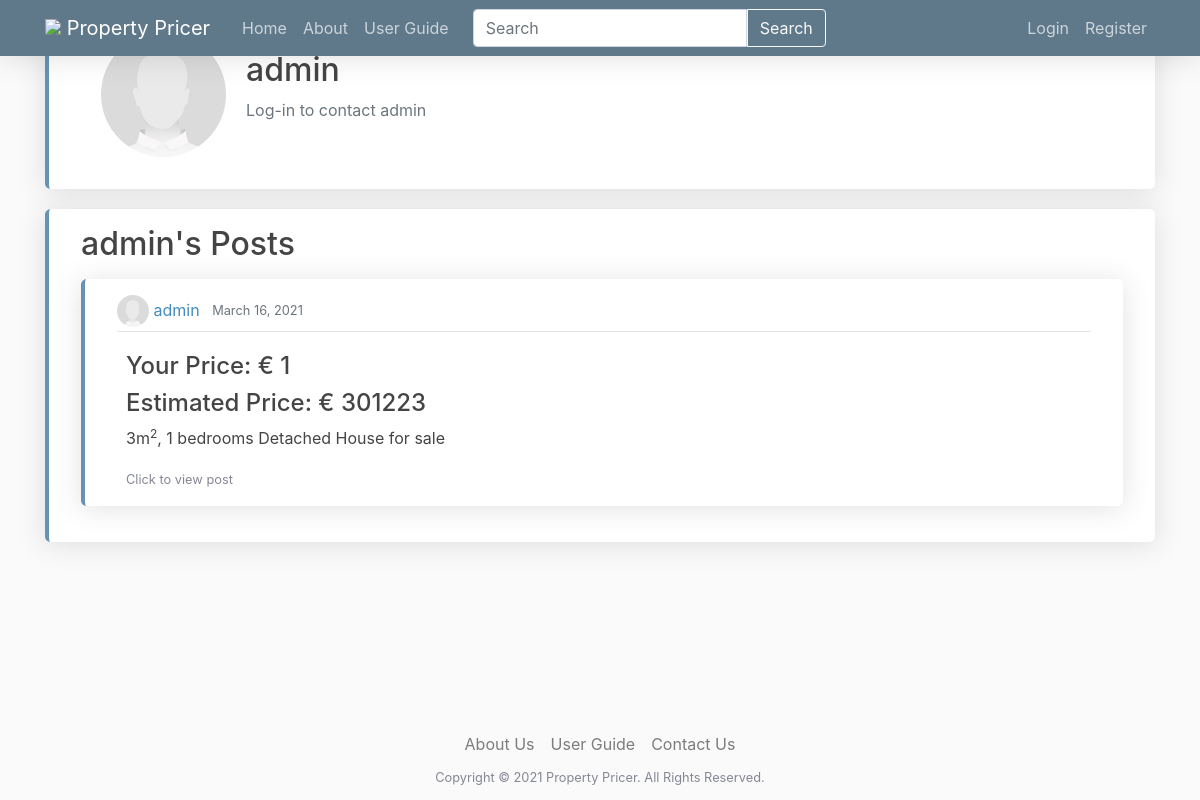
The app's page /user/admin, older data.
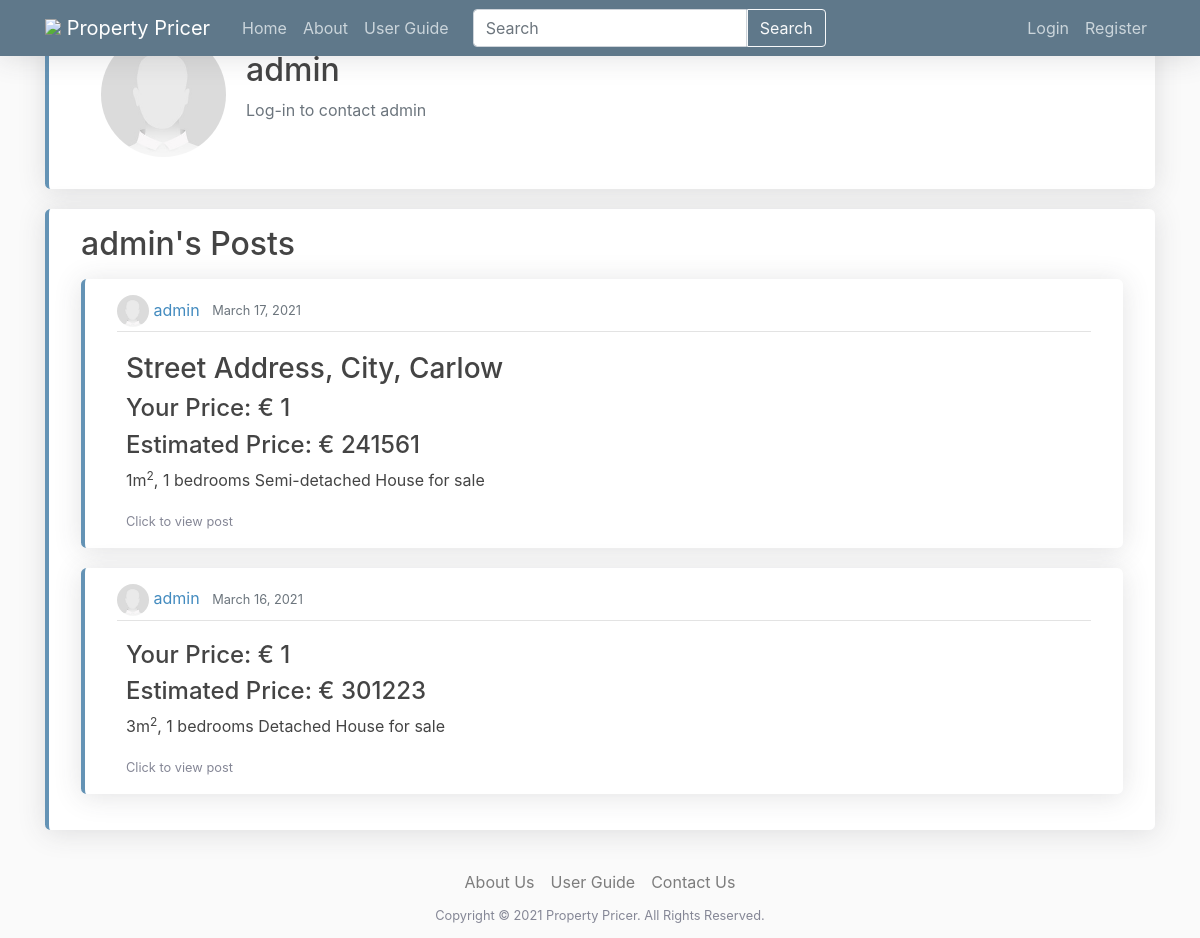
The same page, newer data.
### userpages/models.py (models this page shows, shortened)
class Profile(models.Model):
    user = models.OneToOneField(User, on_delete=models.CASCADE)
    image = models.ImageField(default='default.jpg', upload_to='profile_pics')

### webpages/models.py (models this page shows, shortened)
class Post(models.Model):
    property_description = models.TextField(null=True, blank=True)
    address_line_1 = models.CharField(max_length=255, verbose_name="Street address")
    address_line_2 = models.CharField(max_length=255, null=True, blank=True, verbose_name="District or Townland")
    city = models.CharField(max_length=128, default='', verbose_name="City or town")
    county = models.CharField(max_length=128, default='', choices=COUNTY_CHOICES)
    floor_plan = models.ImageField(upload_to="floor_plan", null=True, blank=True)
    property_type = models.CharField(max_length=128, default='',
                                     choices=PROPERTY_TYPE_CHOICES)
    number_of_bedrooms = models.PositiveIntegerField()
    number_of_bathrooms = models.PositiveIntegerField()
    energy_rating = models.CharField(max_length=128, default='',
                                     choices=ENERGY_RATING_CHOICES)
    size = models.PositiveIntegerField(verbose_name="Size (m<sup>2</sup>)")
    date_posted = models.DateField(default=timezone.now)
    author = models.ForeignKey(User, related_name="user_posts", on_delete=models.CASCADE)
    price = models.PositiveIntegerField(null=True, blank=True, editable=True, verbose_name="Price (&euro;)")
    estimated_price = models.PositiveIntegerField(null=False, blank=True, editable=False)
    __original_price = None
    address = models.CharField(max_length=766, null=False, blank=True, editable=False)
    def __str__(self):
        return self.address

### userpages/views.py (the view)
# urls.py: path('user/<str:username>', views.profile, name='profile-page'),
def profile(request, username):
    if request.user.is_authenticated and username == request.user.username:
        if request.method == 'POST':
            u_form = UserUpdateForm(request.POST, instance=request.user)
            p_form = ProfileUpdateForm(request.POST,
                                       request.FILES,
                                       instance=request.user.profile)
            if u_form.is_valid() and p_form.is_valid():
                u_form.save()
                p_form.save()
                messages.success(request, f'Your account has been updated')
                person = User.objects.get(username = username)
                return redirect('profile-page', person)
        else:
            u_form = UserUpdateForm(instance=request.user)
            p_form = ProfileUpdateForm(instance=request.user.profile)
        context = {
            'u_form': u_form,
            'p_form': p_form
        }
        return render(request, 'userpages/profile.html', context)
    else:
        person = User.objects.get(username = username)
        return render(request,'userpages/profile.html', {'user':person})

### templates/userpages/profile.html (shortened to what this page needs)
{% extends "base.html" %}
{% load crispy_forms_tags %}
{% block content %}
<div class="">
    <div class="content-section row mx-auto">
        <div>
            <img class="rounded-circle account-img" src="{{ user.profile.image.url }}" />
        </div>
        <div class="d-flex flex-column my-auto">
            <h2>{{ user.username }}</h2>
            {% if request.user.is_authenticated %}
            <p class="text-secondary">{{ user.email }}</p>
            {% else %}
            <p class="text-secondary">Log-in to contact {{ user.username }}</p>
            {% endif %}
        </div>
    </div>
    <div class="content-section">
        <h2 class="mb-3">{{ user.username }}'s Posts</h2>
        {% if user.user_posts.all %}
            {% for post in user.user_posts.all reversed %}
                {% include 'webpages/short_post.html' %}
            {% endfor %}
        {% else %}
            <p>{{ user.username }} has no post</p>
        {% endif %}
    </div>
</div>
{% endblock content %}

### templates/base.html (shortened to what this page needs)
{% load static %}
<!DOCTYPE html>
<html>
<head>
    <link rel="stylesheet" href="https://maxcdn.bootstrapcdn.com/bootstrap/4.0.0/css/bootstrap.min.css">
    <link rel="stylesheet" type="text/css" href="{% static 'css/lightslider.css' %}">
    <link rel="stylesheet" type="text/css" href="{% static 'css/lightgallery.min.css' %}">
    <link href="{% static 'vendor/fontawesome-free/css/all.min.css' %}" rel="stylesheet" type="text/css">
    <link rel="stylesheet" type="text/css" href="{% static 'css/main.css' %}">
</head>
<body>
    <header class="site-header">
        <nav id="nav" class="navbar navbar-expand-md navbar-dark bg-steel fixed-top">
            <div class="container">
                <a class="navbar-brand mr-4" href="{% url 'home-page' %}">
                    <img style="height: 23px; vertical-align: baseline;" src="{% static 'logo.png' %}">
                    <span>Property Pricer</span>
                </a>
                <div class="collapse navbar-collapse" id="navbarToggle">
                    <div class="navbar-nav mr-auto">
                        <a class="nav-item nav-link" href="{% url 'home-page' %}">Home</a>
                        <a class="nav-item nav-link" href="{% url 'about-page' %}">About</a>
                        <a class="nav-item nav-link" href="{% url 'userguide' %}">User Guide</a>
                        {% url 'home-page' as home_url %}
                        {% url 'login-page' as login_url %}
                        {% url 'register-page' as register_url %}
                        {% url 'logout' as logout_url %}
                        {% if request.path != home_url and request.path != login_url and request.path != register_url and request.path != logout_url %}
                            <form method="GET" action="/search/" class="nav-item form-inline mx-3">
                                <div class="input-group">
                                    <input name="q" type="search" class="form-control" placeholder="Search" aria-label="Search" aria-describedby="search-addon" />
                                    <button class="btn btn-outline-light search-btn" type="submit">Search</button>
                                </div>
                            </form>
                        {% endif %}
                    </div>
                    <div class="navbar-nav">
                        {% if request.user.is_authenticated %}
                            <a class="nav-item nav-link" href="{% url 'post-create' %}">New Post</a>
                            <a class="nav-item nav-link" href="{% url 'profile-page' request.user.username %}">Profile</a>
                            <a class="nav-item nav-link" href="{% url 'dashboard' %}">Dashboard</a>
                            <a class="nav-item nav-link" href="{% url 'logout-page' %}">Logout</a>
                        {% else %}
                            <a class="nav-item nav-link" href="{% url 'login' %}">Login</a>
                            <a class="nav-item nav-link" href="{% url 'register-page' %}">Register</a>
                        {% endif %}
                    </div>
                </div>
            </div>
        </nav>
    </header>
    <main role="main" class="container">
        {% block content %}{% endblock %}
        <div class="push"></div>
    </main>
    <footer class="text-center">
        <div class="navbar navbar-expand navbar-light justify-content-center py-0">
            <ul class="list-unstyled navbar-nav">
                <li class="nav-item"><a
                        class="nav-link"
                        href="{% url 'about-page' %}">About Us</a>
                </li>
                <li class="nav-item"><a
                        class="nav-link"
                        href="{% url 'userguide' %}">User Guide</a></li>
                <li class="nav-item"><a
                        class="nav-link"
                        href="mailto:tspgroup13@gmail.com?subject=Inquiry: ">Contact Us</a></li>
            </ul>
        </div>
        <small>Copyright &copy; 2021 Property Pricer. All Rights Reserved.</small>
    </footer>
</body>
</html>

### templates/webpages/short_post.html (shortened to what this page needs)
<article class="media content-section">
    <div class="media-body w-50">
        <div class="article-metadata">
            <img class="rounded-circle article-img" src="{{ post.author.profile.image.url }}">
            <a class="mr-2" href="{% url 'profile-page' post.author.username %}">{{ post.author }}</a>
            <small class="text-muted">{{ post.date_posted }}</small>
        </div>
        <div class="row">
            {% if post.post_images.all %}
                <a class="mx-auto my-auto article-title" href="{% url 'post-detail' post.id %}">
            {% else %}
                <a class="mx-4 article-title" href="{% url 'post-detail' post.id %}">
            {% endif %}
                <h3 class="mt-3" style="color: inherit;">{{ post }}</h3>
                {% if post.price %}
                    <h4>Your Price:  € {{ post.price }}</h4>
                    <h4>Estimated Price: € {{ post.estimated_price }}</h4>
                {% else %}
                    <h4>Your Price: POA</h4>
                    <h4>Estimated Price: € {{ post.estimated_price }}</h4>
                {% endif %}
                <p style="color: #444444">{{ post.size }}m<sup>2</sup>, {{ post.number_of_bedrooms }} bedrooms {{ post.property_type }} for sale</p>
                <small class="mb-5">Click to view post</small>
            </a>
        </div>
    </div>
</article>

### static/css/main.css (style rules this page uses)
body { background: #fafafa; color: #333333; }
main { min-height: 100vh; margin-bottom: -88px; }
h1, h2, h3, h4, h5, h6 { color: #444444; }
ul { margin: 0; }
img { max-width: 100%; max-height: 488px; }
a { color: #438bbf; }
small, i { color: rgb(133, 135, 150); }
.bg-steel { background-color: #5f788a; }
.site-header .navbar { box-shadow: 0 .15rem 1.75rem 0 rgba(58,59,69,.15); }
.site-header .navbar-nav .nav-link { color: #cbd5db; }
.content-section { background: #ffffff; padding: 1rem 2rem; border-radius: 0.35rem; margin-bottom: 20px; box-shadow: 0 .15rem 1.75rem 0 rgba(58,59,69,.15); border-left: .25rem solid #6493b5; }
.article-title { color: #444444; }
.article-img { height: 2rem; width: 2rem; }
.article-metadata { padding-bottom: 4px; margin-bottom: 4px; border-bottom: 1px solid #e3e3e3 }
.account-img { height: 125px; width: 125px; margin: 16px 20px 16px 20px; }
.search-btn { border-top-left-radius: 0rem; border-bottom-left-radius: 0rem; }
.push { height: 88px; }
footer { height: 88px; padding: 0.75rem; }

Row changes from the older to the newer data that the page shows:
added Post: author.profile.image (placeholder picture), author "admin", date_posted "March 17, 2021", address "Street Address, City, Carlow", price "1", estimated_price "241561", size "1", number_of_bedrooms "1", property_type "Semi-detached House"
